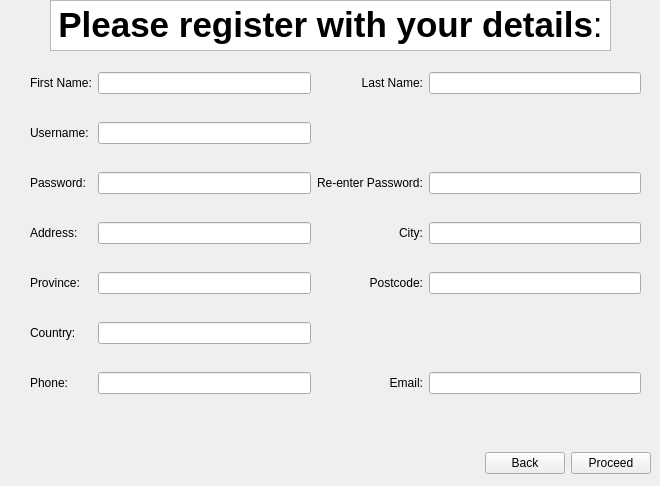
    <widget class="QWidget" name="customerRegistrationScreen">
     <widget class="QTextBrowser" name="textBrowser_16">
      <property name="geometry">
       <rect>
        <x>50</x>
        <y>0</y>
        <width>561</width>
        <height>51</height>
       </rect>
      </property>
      <property name="html">
       <string>&lt;!DOCTYPE HTML PUBLIC &quot;-//W3C//DTD HTML 4.0//EN&quot; &quot;http://www.w3.org/TR/REC-html40/strict.dtd&quot;&gt;
&lt;html&gt;&lt;head&gt;&lt;meta name=&quot;qrichtext&quot; content=&quot;1&quot; /&gt;&lt;meta charset=&quot;utf-8&quot; /&gt;&lt;style type=&quot;text/css&quot;&gt;
p, li { white-space: pre-wrap; }
&lt;/style&gt;&lt;/head&gt;&lt;body style=&quot; font-family:'Ubuntu'; font-size:11pt; font-weight:400; font-style:normal;&quot;&gt;
&lt;p align=&quot;center&quot; style=&quot; margin-top:0px; margin-bottom:0px; margin-left:0px; margin-right:0px; -qt-block-indent:0; text-indent:0px;&quot;&gt;&lt;span style=&quot; font-size:26pt; font-weight:600;&quot;&gt;Please register with your details&lt;/span&gt;&lt;span style=&quot; font-size:26pt;&quot;&gt;:&lt;/span&gt;&lt;/p&gt;&lt;/body&gt;&lt;/html&gt;</string>
      </property>
     </widget>
     <widget class="QWidget" name="layoutWidget">
      <property name="geometry">
       <rect>
        <x>30</x>
        <y>50</y>
        <width>611</width>
        <height>368</height>
       </rect>
      </property>
      <layout class="QGridLayout" name="gridLayout">
       <item row="5" column="2">
        <widget class="QLabel" name="label_8">
         <property name="text">
          <string>Address:</string>
         </property>
        </widget>
       </item>
       <item row="5" column="3">
        <widget class="QLineEdit" name="customerAddress"/>
       </item>
       <item row="0" column="2">
        <widget class="QLabel" name="label_3">
         <property name="text">
          <string>First Name:</string>
         </property>
        </widget>
       </item>
       <item row="9" column="3">
        <widget class="QLineEdit" name="customerCountry"/>
       </item>
       <item row="9" column="2">
        <widget class="QLabel" name="label_12">
         <property name="text">
          <string>Country:</string>
         </property>
        </widget>
       </item>
       <item row="10" column="3">
        <widget class="QLineEdit" name="customerPhone"/>
       </item>
       <item row="10" column="2">
        <widget class="QLabel" name="label_13">
         <property name="text">
          <string>Phone:</string>
         </property>
        </widget>
       </item>
       <item row="5" column="4">
        <widget class="QLabel" name="label_9">
         <property name="text">
          <string>City:</string>
         </property>
         <property name="alignment">
          <set>Qt::AlignRight|Qt::AlignTrailing|Qt::AlignVCenter</set>
         </property>
        </widget>
       </item>
       <item row="0" column="3">
        <widget class="QLineEdit" name="customerFirstName"/>
       </item>
       <item row="2" column="2">
        <widget class="QLabel" name="label_5">
         <property name="text">
          <string>Username:</string>
         </property>
        </widget>
       </item>
       <item row="3" column="2">
        <widget class="QLabel" name="label_6">
         <property name="text">
          <string>Password:</string>
         </property>
        </widget>
       </item>
       <item row="3" column="3">
        <widget class="QLineEdit" name="customerPassword"/>
       </item>
       <item row="5" column="5">
        <widget class="QLineEdit" name="customerCityField"/>
       </item>
       <item row="7" column="5">
        <widget class="QLineEdit" name="customerPostCode"/>
       </item>
       <item row="7" column="4">
        <widget class="QLabel" name="customerUserNameLabel">
         <property name="text">
          <string>Postcode:</string>
         </property>
         <property name="alignment">
          <set>Qt::AlignRight|Qt::AlignTrailing|Qt::AlignVCenter</set>
         </property>
        </widget>
       </item>
       <item row="7" column="3">
        <widget class="QLineEdit" name="customerProvince"/>
       </item>
       <item row="7" column="2">
        <widget class="QLabel" name="customerLastNameLabel">
         <property name="text">
          <string>Province:</string>
         </property>
        </widget>
       </item>
       <item row="10" column="5">
        <widget class="QLineEdit" name="customerEmail"/>
       </item>
       <item row="10" column="4">
        <widget class="QLabel" name="label_14">
         <property name="text">
          <string>Email:</string>
         </property>
         <property name="alignment">
          <set>Qt::AlignRight|Qt::AlignTrailing|Qt::AlignVCenter</set>
         </property>
        </widget>
       </item>
       <item row="3" column="4">
        <widget class="QLabel" name="label_7">
         <property name="text">
          <string>Re-enter Password:</string>
         </property>
        </widget>
       </item>
       <item row="3" column="5">
        <widget class="QLineEdit" name="customerPasswordConfirmation"/>
       </item>
       <item row="0" column="5">
        <widget class="QLineEdit" name="customerLastName"/>
       </item>
       <item row="0" column="4">
        <widget class="QLabel" name="label_4">
         <property name="text">
          <string>Last Name:</string>
         </property>
         <property name="alignment">
          <set>Qt::AlignRight|Qt::AlignTrailing|Qt::AlignVCenter</set>
         </property>
        </widget>
       </item>
       <item row="2" column="3">
        <widget class="QLineEdit" name="customerUserName"/>
       </item>
      </layout>
     </widget>
     <widget class="QWidget" name="layoutWidget">
      <property name="geometry">
       <rect>
        <x>270</x>
        <y>450</y>
        <width>381</width>
        <height>27</height>
       </rect>
      </property>
      <layout class="QHBoxLayout" name="horizontalLayout_7">
       <item>
        <spacer name="horizontalSpacer_7">
         <property name="orientation">
          <enum>Qt::Horizontal</enum>
         </property>
         <property name="sizeHint" stdset="0">
          <size>
           <width>40</width>
           <height>20</height>
          </size>
         </property>
        </spacer>
       </item>
       <item>
        <widget class="QPushButton" name="customerRegistrationBack">
         <property name="text">
          <string>Back</string>
         </property>
        </widget>
       </item>
       <item>
        <widget class="QPushButton" name="customerRegistrationConfirm">
         <property name="text">
          <string>Proceed</string>
         </property>
        </widget>
       </item>
      </layout>
     </widget>
    </widget>
